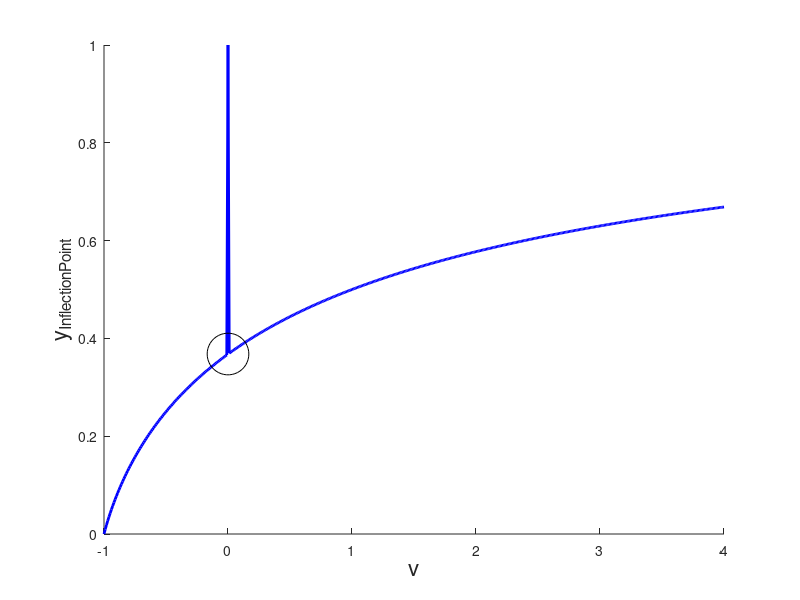
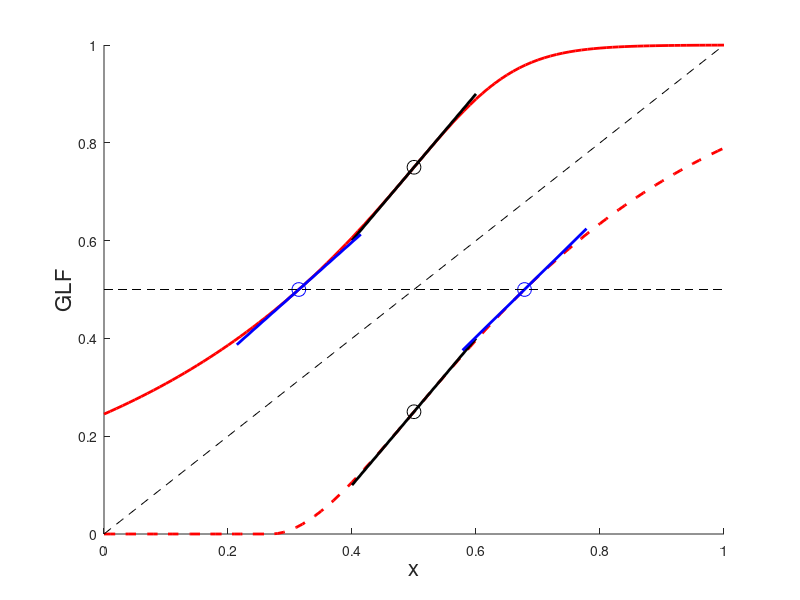
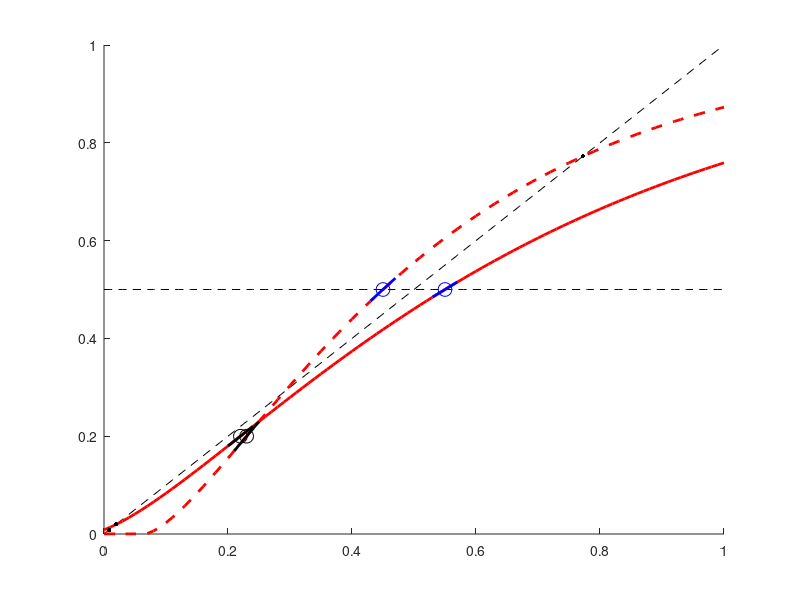
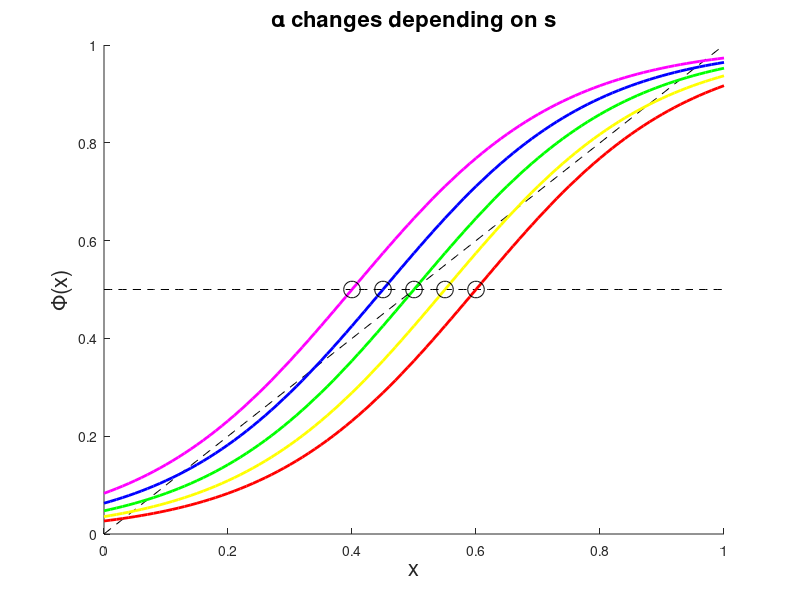

Reproduce these figures in MATLAB, in order.
function GlogF

clear all;
close all; 


nui=-1:0.01:4;
yi=(1+nui).^(-1./nui);

% When /nu approaches to 0, limit of yi equals to 1/e (page 6!)
N=1000;
yi_limit=(N/(N+1))^N;

figure;
hold on
plot(nui,yi,'b','LineWidth',2);
plot(0,yi_limit, 'ko', 'MarkerSize', 30)
xlabel('\nu', 'FontSize', 16')
ylabel('y_{InflectionPoint}', 'Fontsize',16)
hold off

%%%%%%%%%% now let us an infl.point, assume Yinfl < 1/e

Yinfl1=0.25;
slope1=1.5;
Xinfl1=0.5;

dummy = fsolve(@(nu) GLFinfl(nu,Yinfl1), [0.1 10], optimset('Display','off'));

% now i have found nu, which satisfies GLFinfl, but it is complex!

nu1=real(dummy(1));
beta1=slope1*(1+nu1)^(1+1/nu1);
alpha1=(Xinfl1*beta1)+log(nu1);


% now let us thry another infl.point, assume Yinfl > 1/e

Yinfl2=0.75;
slope2=1.5;
Xinfl2=0.5;

dummy=fsolve(@(nu) GLFinfl(nu,Yinfl2), [0.1 10], optimset('Display','off'));

nu2=real(dummy(1));
beta2=slope2*(1+nu2)^(1+1/nu2);
alpha2=(Xinfl2*beta2)+log(nu2);


% bisection points

Xhalf1=(alpha1-log(2^nu1-1))/beta1;
Yhalf1=0.5;
Hslope1=beta1*(1-2^(-nu1))/(2*nu1);


Xhalf2=(alpha2-log(2^nu2-1))/beta2;
Yhalf2=0.5;
Hslope2=beta2*(1-2^(-nu2))/(2*nu2);


x=0:0.01:1;
eps = [-0.1 0.1];


figure;
hold on
plot(x, GLF(x, alpha1,beta1,nu1), '--r','LineWidth',2)
plot(x, GLF(x, alpha2,beta2,nu2), 'r','LineWidth',2)
% h = legend('\nu<0', '\nu>0', 'Location', 'SouthEast');
xlabel('x', 'Fontsize',16)
ylabel('GLF', 'Fontsize' ,16)

plot(Xinfl1,Yinfl1, 'ko', 'MarkerSize', 10);
plot(Xinfl1+eps, Yinfl1+slope1*eps,'k', 'LineWidth', 2);
plot(Xhalf1,Yhalf1, 'bo', 'MarkerSize', 10);
plot(Xhalf1+eps, Yhalf1+Hslope1*eps,'b', 'LineWidth', 2);

plot(Xinfl2,Yinfl2, 'ko', 'MarkerSize', 10);
plot(Xinfl2+eps, Yinfl2+slope2*eps,'k', 'LineWidth', 2);
plot(Xhalf2,Yhalf2, 'bo', 'MarkerSize', 10);
plot(Xhalf2+eps, Yhalf2+Hslope2*eps,'b', 'LineWidth', 2);

plot(x,.5*ones(numel(x)), 'k--')
plot(x,x,'k--')

hold off


%%%%%%%%%%%%%%%
clear alpha beta nu Xinfl Yinfl slope Xhalf Yhalf Hslope;

Yinfl=0.2;
slope=1.0;
Xhalf=0.55;
Yhalf=0.5;

dummy= fsolve(@(nu) GLFinfl(nu,Yinfl), [0.1 10], optimset('Display', 'Off'));
nu=real(dummy(1));
beta=slope*(1+nu)^(1+1/nu);
alpha = beta * Xhalf + log(2^nu-1);
Xinfl = (alpha - log(nu)) / (beta);
Hslope= beta*(1-2^(-nu))/(2*nu);

x=0:0.01:1;
eps=[-0.02 0.02];




figure;
hold on
plot(x,.5*ones(size(x)),'k--');
plot(x,x,'k--');
plot(x, GLF(x,alpha,beta,nu),'r','LineWidth',2);
plot(Xinfl,Yinfl,'ko', 'Markersize', 10);
plot(Xinfl+eps,Yinfl+slope*eps,'k', 'LineWidth',2);
plot(Xhalf,Yhalf,'bo', 'Markersize', 10);
plot(Xhalf+eps, Yhalf+Hslope*eps, 'b', 'LineWidth',2);


% Stationary Points
xss=fsolve(@(x) GLFss(x, alpha, beta, nu), [0.01 0.5 0.99], optimset('Display', 'off'));
% plotting stationary points
for i=1:numel(xss)
    if abs(GLF(xss(i),alpha,beta,nu)-xss(i))<0.01
        plot(xss(i), GLF(xss(i),alpha,beta,nu), 'k.', 'Markersize',10);
    end
end

% % another GFL function with different variables
Yinfl=0.2;
slope=1.5;
Xhalf=0.45;
Yhalf=0.5;

dummy= fsolve(@(nu) GLFinfl(nu,Yinfl), [0.1 10], optimset('Display', 'Off'));
nu=real(dummy(1));
beta=slope*(1+nu)^(1+1/nu);
alpha = beta * Xhalf + log(2^nu-1);
Xinfl = (alpha - log(nu)) / (beta);
Hslope= beta*(1-2^(-nu))/(2*nu);


plot(x,GLF(x,alpha,beta,nu),'r--','LineWidth',2);
plot(Xinfl,Yinfl,'ko','Markersize', 10);
plot(Xinfl+eps,Yinfl+eps*slope, 'k','LineWidth',2)
plot(Xhalf,Yhalf,'bo', 'Markersize', 10);
plot(Xhalf+eps, Yhalf+Hslope*eps, 'b', 'LineWidth',2);

% stationary points for new GLF function
xss=fsolve(@(x) GLFss(x, alpha, beta, nu), [0.01 0.5 0.99], optimset('Display', 'off'));
% plotting stationary points
for i=1:numel(xss)
    if abs(GLF(xss(i),alpha,beta,nu)-xss(i))<0.01
        plot(xss(i), GLF(xss(i),alpha,beta,nu), 'k.', 'Markersize',10);
    end
end
hold off




%%%%%%%%%%%%%%%%%%%%% different alpha valuesdepending on s

Yinf=0.5;
slop=1.5;
 
dummy=fsolve(@(nu) GLFinfl(nu,Yinf), [0.1 10], optimset('Display', 'Off'));
nu=real(dummy(1));
beta=slop*(1+nu)^(1+1/nu);

si=linspace(0,1,5);
alpha=3.6 + (2.4-3.6)*si;
Xinf=(alpha-log(nu))/beta;

figure;
hold on
plot(x,.5*ones(size(x)),'k--');
plot(x,x,'k--');

clr='rygbm';
for i=1:numel(si)
   plot(x,GLF(x,alpha(i),beta,nu), clr(i), 'LineWidth',2) 
   plot(Xinf(i),Yinf,'ko','Markersize', 12)
end

xlabel( 'x', 'FontSize', 16);
ylabel( '\Phi(x)', 'FontSize', 16);
title('\alpha changes depending on s', 'FontSize', 16)
hold off

Xhalfi=0.6 - .2* si;

figure;
hold on
plot(x,.5*ones(size(x)),'k--');
plot(x,x,'k--');

for i=1:numel(si)
    alpha(i) = beta * Xhalfi(i) + log(2^nu - 1);
    plot(x, GLF(x, alpha(i), beta, nu), clr(i), 'LineWidth', 2 );
    plot(Xhalfi(i), 0.5 ,'ko','Markersize',12)
end


xlabel( 'x', 'FontSize', 16);
ylabel( '\Phi(x)', 'FontSize', 16);
title('linear x_{half}, slope', 'FontSize', 16);

hold off


return;


function f = GLFinfl (nu, yInfl)
f = real((1+nu).^(-1./nu)-yInfl);

return;

% TRICK to make GLF all zero when it is negative
function t=GLF(x, alpha, beta, nu)
t=max(0, real((1+exp(-beta*x+alpha)).^(-1/nu)));
tmin=min(t);
index=find(t==tmin);
t(1:index(1))=tmin*ones(size(1:index(1)));
return;

% where does GLF intersects with x=y
function s=GLFss(xss, alpha, beta, nu)
s = GLF(xss, alpha, beta, nu) - xss;
return;

